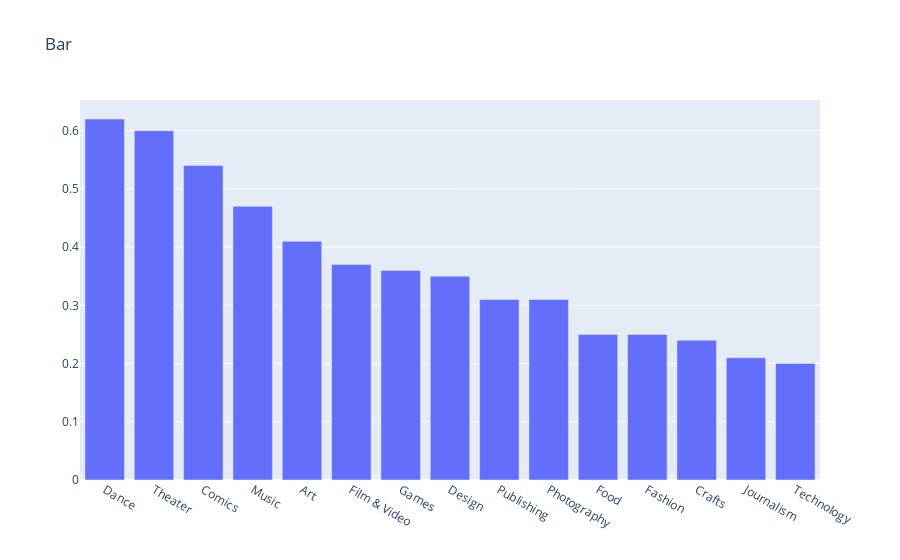

The cell this chart's notebook holds for it:
### Code cell
trace = go.Bar(
    x=category_success_rate.index,
    y=category_success_rate,
    name='Category success rate'
)

layout = go.Layout(
    title='Bar',
    legend=dict(orientation='h')
)

data = [trace]

fig = go.Figure(data, layout=layout)
iplot(fig)

### Figure 1 — Plotly figure (JSON) as saved in the notebook; plotly's stock layout.template omitted (floating-point values rounded to 4 significant figures)
{"data": [{"name": "Category success rate", "type": "bar", "x": ["Dance", "Theater", "Comics", "Music", "Art", "Film & Video", "Games", "Design", "Publishing", "Photography", "Food", "Fashion", "Crafts", "Journalism", "Technology"], "y": [0.62, 0.6, 0.54, 0.47, 0.41, 0.37, 0.36, 0.35, 0.31, 0.31, 0.25, 0.25, 0.24, 0.21, 0.2]}], "layout": {"legend": {"orientation": "h"}, "title": {"text": "Bar"}}}
